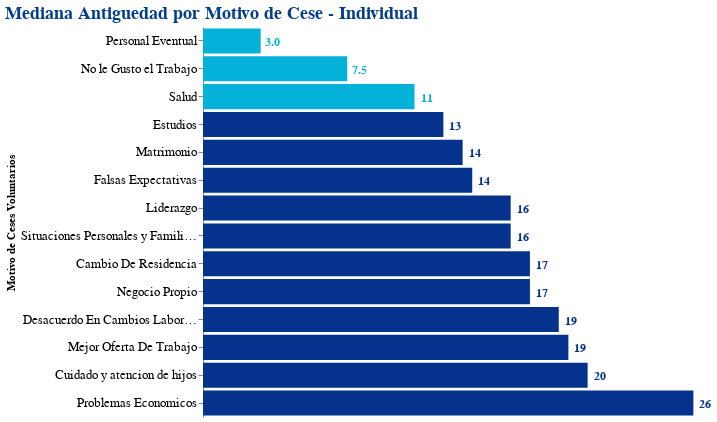

Source (notebook cell):
### Code cell
#motivo_cese = cesados.query('TIPO_CESE == "VOLUNTARIA" and antiguedad_meses >= 6'
motivo_cese = cesados.query('TIPO_CESE == "VOLUNTARIA"'
    ).groupby(
        by = ['MOTIVO_CESE'],
        as_index = False
    ).agg(
        antg_median = ('antiguedad_meses', 'median')
    )

barra = alt.Chart(motivo_cese).mark_bar().encode(
    y = alt.Y(
        'MOTIVO_CESE',
        sort='x',
        title = 'Motivo de Ceses Voluntarios',),
    x = alt.X(
        'antg_median',
        title = None,
        axis = None),
    color = alt.condition(
        alt.datum.antg_median <= 12, 
        alt.value("#04B2D9"),
        alt.value("#04328C"))
).properties(
    title = 'Mediana Antiguedad por Motivo de Cese - Individual',
    width = 500,
    height = 390
)

texto = barra.mark_text(
    align = 'center',
    baseline ='bottom',
    dy = 8,
    dx = 12,
    color = '#F2F2F2',
    fontSize = 12,
    fontWeight = 'bold'
).encode(
    text = alt.Text('antg_median',format =',.2r')
)

motivos = (barra+texto).properties(
    title = 'Mediana de Antiguedad de Ceses por Motivos Voluntarios',
    width = 400,
    height = 300
)

(barra+texto).configure_view(
    strokeWidth = 0
).configure_axis(
    labelFontSize = 13,
    labelAngle = 0
).configure_title(
    fontSize = 18,
    font = 'courier',
    color = '#033E8C',
    anchor = 'start'
)

### Figure 1 — Vega-Lite specification as saved in the notebook (floating-point values rounded to 4 significant figures)
{"config": {"view": {"continuousWidth": 400, "continuousHeight": 300, "strokeWidth": 0}, "axis": {"labelAngle": 0, "labelFontSize": 13}, "title": {"anchor": "start", "color": "#033E8C", "font": "courier", "fontSize": 18}}, "layer": [{"mark": "bar", "encoding": {"color": {"condition": {"value": "#04B2D9", "test": "(datum.antg_median <= 12)"}, "value": "#04328C"}, "x": {"axis": null, "field": "antg_median", "title": null, "type": "quantitative"}, "y": {"field": "MOTIVO_CESE", "sort": "x", "title": "Motivo de Ceses Voluntarios", "type": "nominal"}}, "height": 390, "title": "Mediana Antiguedad por Motivo de Cese - Individual", "width": 500}, {"mark": {"type": "text", "align": "center", "baseline": "bottom", "color": "#F2F2F2", "dx": 12, "dy": 8, "fontSize": 12, "fontWeight": "bold"}, "encoding": {"color": {"condition": {"value": "#04B2D9", "test": "(datum.antg_median <= 12)"}, "value": "#04328C"}, "text": {"field": "antg_median", "format": ",.2r", "type": "quantitative"}, "x": {"axis": null, "field": "antg_median", "title": null, "type": "quantitative"}, "y": {"field": "MOTIVO_CESE", "sort": "x", "title": "Motivo de Ceses Voluntarios", "type": "nominal"}}, "height": 390, "title": "Mediana Antiguedad por Motivo de Cese - Individual", "width": 500}], "data": {"name": "data-52e8bba7188f9829580b03818745cc16"}, "$schema": "https://vega.github.io/schema/vega-lite/v4.17.0.json", "datasets": {"data-52e8bba7188f9829580b03818745cc16": [{"MOTIVO_CESE": "Cambio De Residencia", "antg_median": 17.0}, {"MOTIVO_CESE": "Cuidado y atencion de hijos", "antg_median": 20.0}, {"MOTIVO_CESE": "Desacuerdo En Cambios Laborales", "antg_median": 18.5}, {"MOTIVO_CESE": "Estudios", "antg_median": 12.5}, {"MOTIVO_CESE": "Falsas Expectativas", "antg_median": 14.0}, {"MOTIVO_CESE": "Liderazgo", "antg_median": 16.0}, {"MOTIVO_CESE": "Matrimonio", "antg_median": 13.5}, {"MOTIVO_CESE": "Mejor Oferta De Trabajo", "antg_median": 19.0}, {"MOTIVO_CESE": "Negocio Propio", "antg_median": 17.0}, {"MOTIVO_CESE": "No le Gusto el Trabajo", "antg_median": 7.5}, {"MOTIVO_CESE": "Personal Eventual", "antg_median": 3.0}, {"MOTIVO_CESE": "Problemas Economicos", "antg_median": 25.5}, {"MOTIVO_CESE": "Salud", "antg_median": 11.0}, {"MOTIVO_CESE": "Situaciones Personales y Familiares", "antg_median": 16.0}]}}
